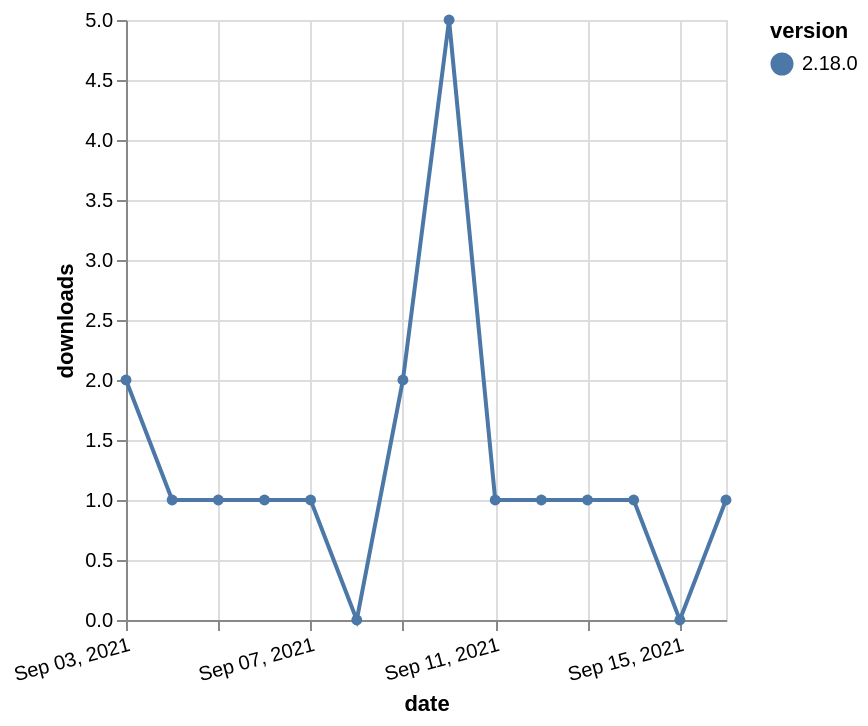

Write a Vega-Lite specification for this figure.
### Vega-Lite specification from a JSON file in a GitHub repository (floating-point values rounded to 4 significant figures)
{"$schema": "https://vega.github.io/schema/vega-lite/v5.json", "description": "A simple bar chart with embedded data.", "data": {"values": [{"date": "2021-09-03", "total": 506, "delta": 2, "version": "2.18.0"}, {"date": "2021-09-04", "total": 507, "delta": 1, "version": "2.18.0"}, {"date": "2021-09-05", "total": 508, "delta": 1, "version": "2.18.0"}, {"date": "2021-09-06", "total": 509, "delta": 1, "version": "2.18.0"}, {"date": "2021-09-07", "total": 510, "delta": 1, "version": "2.18.0"}, {"date": "2021-09-08", "total": 510, "delta": 0, "version": "2.18.0"}, {"date": "2021-09-09", "total": 512, "delta": 2, "version": "2.18.0"}, {"date": "2021-09-10", "total": 517, "delta": 5, "version": "2.18.0"}, {"date": "2021-09-11", "total": 518, "delta": 1, "version": "2.18.0"}, {"date": "2021-09-12", "total": 519, "delta": 1, "version": "2.18.0"}, {"date": "2021-09-13", "total": 520, "delta": 1, "version": "2.18.0"}, {"date": "2021-09-14", "total": 521, "delta": 1, "version": "2.18.0"}, {"date": "2021-09-15", "total": 521, "delta": 0, "version": "2.18.0"}, {"date": "2021-09-16", "total": 522, "delta": 1, "version": "2.18.0"}]}, "width": "container", "mark": {"type": "line", "point": {"filled": true}}, "encoding": {"x": {"field": "date", "type": "temporal", "timeUnit": "yearmonthdate", "title": "date", "axis": {"labelAngle": -15}}, "y": {"field": "delta", "type": "quantitative", "title": "downloads"}, "color": {"field": "version", "type": "nominal"}, "tooltip": {"field": "delta"}}}
